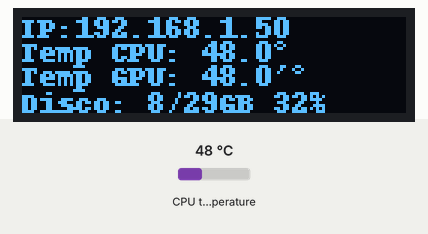
Simulated run of this program. Board: Raspberry Pi (BCM pin numbers). Parts: 128×32 one-colour display. The inputs (shaded band) are chosen by the test bench; at power-on: CPU temperature 48 °C. System figures (address, load, memory, disk, uptime) are fixed made-up values.

Above: at 1.2 s.
1.3 s: CPU temperature set to 31 °C
At 2.6 s:
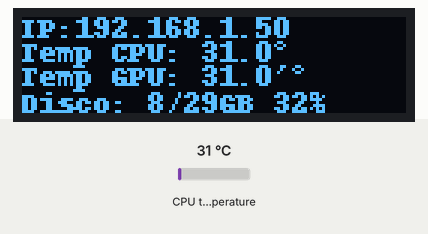
2.9 s: CPU temperature set to 44 °C
At 3.5 s:
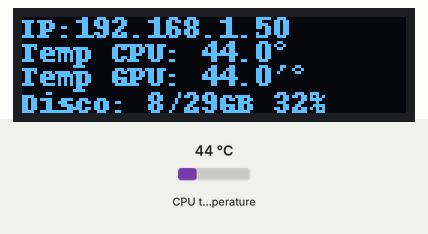
4.6 s: CPU temperature set to 58 °C
At 5.4 s:
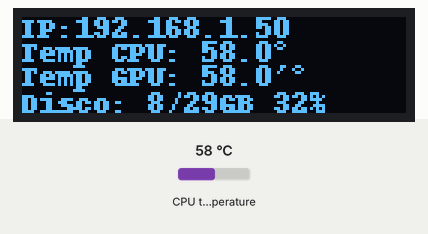
Timing chart, 0 to 7.6 s (numbered marks = the images above; inputs shaded):
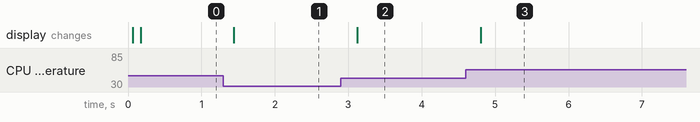

Measured:
- after the input at 1.3 s, the display: changes after 0.14 s (image 1)
- after the input at 2.9 s, the display: changes after 0.22 s (image 2)
- after the input at 4.6 s, the display: changes after 0.21 s (image 3)

The program:

IPyT.py
```python
import time
import Adafruit_GPIO.SPI as SPI
import Adafruit_SSD1306
from PIL import Image
from PIL import ImageDraw
from PIL import ImageFont
import subprocess
#import commands
import subprocess
# Raspberry Pi pin configuration:
RST = None     # on the PiOLED this pin isnt used
# Note the following are only used with SPI:
DC = 23
SPI_PORT = 0
SPI_DEVICE = 0
disp = Adafruit_SSD1306.SSD1306_128_32(rst=RST)
disp.begin()
# Clear display.
disp.clear()
disp.display()
# Create blank image for drawing.
# Make sure to create image with mode '1' for 1-bit color.
width = disp.width
height = disp.height
image = Image.new('1', (width, height))
# Get drawing object to draw on image.
draw = ImageDraw.Draw(image)
# Draw a black filled box to clear the image.
draw.rectangle((0,0,width,height), outline=0, fill=0)
# Draw some shapes.
# First define some constants to allow easy resizing of shapes.
padding = -2
top = padding
bottom = height-padding
# Move left to right keeping track of the current x position for drawing shapes.
x = 0
# Load default font.
font = ImageFont.load_default()
while True:
    #TEMPERATURA-------------------------------------------

    def get_cpu_temp():
        tempFile = open( "/sys/class/thermal/thermal_zone0/temp" )
        cpu_temp = tempFile.read()
        tempFile.close()
        return float(cpu_temp)/1000

    def get_gpu_temp():
        gpu_temp = subprocess.getoutput( '/opt/vc/bin/vcgencmd measure_temp' ).replace( 'temp=', '' ).replace( 'C', '' )

        return  (gpu_temp)

#    def main():
    CPUu=("Temp CPU: {}°" .format(round(get_cpu_temp(),2)))
    GPUu=("Temp GPU: {}°" .format((get_gpu_temp())))

    #IP ACTUAL Y ESPACIO ALMACENAMIENTO-------------------------------------------


    # Draw a black filled box to clear the image.
    draw.rectangle((0,0,width,height), outline=0, fill=0)
    cmd = "hostname -I | cut -d\' \' -f1"
    IP = subprocess.check_output(cmd, shell = True )
    cmd = "df -h | awk '$NF==\"/\"{printf \"Disco: %d/%dGB %s\", $3,$2,$5}'"
    Disk = subprocess.check_output(cmd, shell = True )

#IMPRIMIR DATOS EN OLED----------------------------------------------------------
    draw.text((x, top),       "IP:{} ".format(IP.decode(encoding="utf-8")), font=font, fill=255)
    draw.text((x, top+8),     CPUu, font=font, fill=255)
    draw.text((x, top+16),    GPUu,  font=font, fill=255)
    draw.text((x, top+25),    (Disk),  font=font, fill=255)
    # Display image.
    disp.image(image)
    disp.display()
    time.sleep(.1)
```
